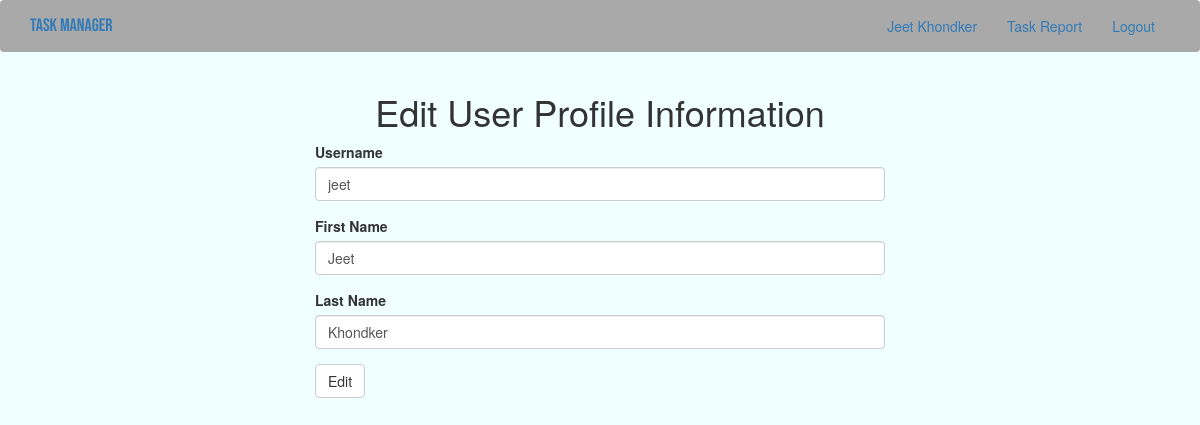
The app's page /editProfile (signed in) with its own data.
### app/models.py (models this page shows, shortened)
class User(UserMixin, db.Model):
    __tablename__ = "user"
    id = db.Column(db.Integer, primary_key = True)
    username = db.Column(db.String(64), index = True, unique = True)
    firstName = db.Column(db.String(50))
    lastName = db.Column(db.String(50))
    email = db.Column(db.String(120), index = True, unique = True)
    password_hash = db.Column(db.String(128))
    todoitems = db.relationship("ToDo", backref = "owner", lazy = "dynamic")

### app/routes.py (the view)
@app.route("/editProfile", methods = ["GET", "POST"])
@login_required
def editProfile():
    form = EditProfileForm(current_user.username)
    if form.validate_on_submit():
        current_user.username = form.username.data
        current_user.firstName = form.firstName.data
        current_user.lastName = form.lastName.data
        db.session.commit()
        flash("Your changes have been saved")
        return redirect(url_for("editProfile"))
    elif request.method == "GET":
        form.username.data = current_user.username
        form.firstName.data = current_user.firstName
        form.lastName.data = current_user.lastName
    return render_template("editProfile.html", form = form)

### app/forms.py (shortened to what this page needs)
class EditProfileForm(FlaskForm):
    username = StringField("Username", validators = [DataRequired(message="Username is required")])
    firstName = StringField("First Name", validators = [DataRequired(message="First Name is required")])
    lastName = StringField("Last Name", validators = [DataRequired(message="Last Name is required")])
    submit = SubmitField("Edit")
    def __init__(self, original_username, *args, **kwargs):
        super(EditProfileForm, self).__init__(*args, **kwargs)
        self.original_username = original_username

### app/models.py (called while the page is built)
@login.user_loader
def load_user(id):
    return User.query.get(int(id))

### app/templates/editProfile.html (shortened to what this page needs)
{% extends "base.html" %}
{% import 'bootstrap/wtf.html' as bootstrapForms %}
{% block app_content %}
    <div class="comntainer">
        <div class="row">
            <div class="col-md-6 col-md-offset-3">
                <h1 class="text-center">Edit User Profile Information</h1>
                {{ bootstrapForms.quick_form(form) }}
            </div>
        </div>
    </div>
{% endblock %}

### app/templates/base.html (shortened to what this page needs)
{% extends "bootstrap/base.html" %}
{% block styles %}
    {{ super() }}
    <link rel="stylesheet" href="{{ url_for('static', filename='css/pc-style.css') }}">
{% endblock %}
{% block navbar %}
    <nav class="navbar navbar-expand-lg navbar-light bg-light">
        <div class="container">
            <div class="navbar-header">
                <a class="navbar-brand" href="{{ url_for('index') }}">Task Manager</a>
            </div>
            <div class="collapse navbar-collapse" id="bs-example-navbar-collapse-1">
                <ul class="nav navbar-nav navbar-right">
                    {% if current_user.is_anonymous %}
                        <li><a href="{{ url_for('login') }}">Login</a></li>
                    {% else %}
                        <li><a href="{{ url_for('user', username=current_user.username) }}">{{ current_user.firstName }}&nbsp;{{ current_user.lastName }}</a></li>
                        <li><a href="{{ url_for('view_taskreport', username=current_user.username) }}">Task Report</a></li>
                        <li><a href="{{ url_for('logout') }}">Logout</a></li>
                    {% endif %}
                </ul>
            </div>
        </div>
    </nav>
{% endblock %}
{% block content %}
    <div class="container">
        <div class="row">
            {% block app_content %}{% endblock %}
        </div>
    </div>
{% endblock %}

### app/static/css/pc-style.css (style rules this page uses)
body { background-color: azure; }
a.navbar-brand { font-family: 'Bebas Neue', cursive; }
.navbar { background-color: darkgray; }

### records on screen
User: firstName "Jeet", lastName "Khondker", username "jeet"
